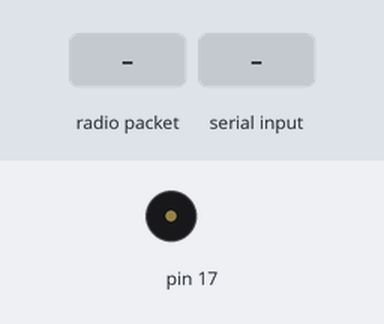
This sketch was run on a simulated Arduino Uno, built with avr-gcc and run on an emulated ATmega328P. Parts: buzzer (waves = sounding). The inputs (shaded band) are chosen by the test bench. No radio packets arrive unless stated; what the sketch prints to the serial monitor is not drawn.

Above: at 1.2 s.
1.3 s: radio packet "1" arrives
2.9 s: "1" received over Serial
Timing chart, 0 to 5.9 s (numbered marks = the images above; inputs shaded):
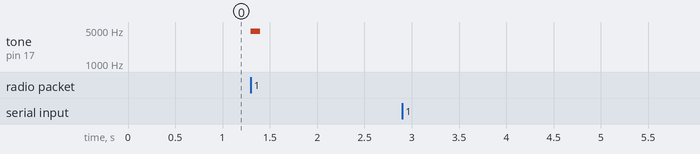

Measured:
- after the input at 1.3 s, tone on pin 17: silent → 4700 Hz at once, → silent 0.10 s later
- after the input at 2.9 s, every drawn part: stays the same

The sketch:

LoRa.ino
```cpp
#include <SPI.h>
#include <LoRa.h>

//define the pins used by the transceiver module
#define ss 5
#define rst 15
#define dio0 4
// sck 18
// mosi 23
// miso 18
int i = 3020;
int incomingByte = 0;
void setup() {
  //initialize Serial Monitor
  pinMode(17, OUTPUT);
  Serial.begin(115200);
  while (!Serial)
    ;
  Serial.println("LoRa Receiver");
  //setup LoRa transceiver module
  LoRa.setPins(ss, rst, dio0);

  //replace the LoRa.begin(---E-) argument with your location's frequency
  //433E6 for Asia
  //866E6 for Europe
  //915E6 for North America
  while (!LoRa.begin(915E6)) {
    Serial.println(".");
    delay(500);
  }
  // Change sync word (0xF3) to match the receiver
  // The sync word assures you don't get LoRa messages from other LoRa transceivers
  // ranges from 0-0xFF
  LoRa.setSyncWord(0xF3);
  Serial.println("LoRa Initializing OK!");
  LoRa.setTxPower(20);  // Supported values are 2 to 20
  // LoRa.setSpreadingFactor(12);      // Supported values are between 6 and 12
  // LoRa.setSignalBandwidth(10.4E3);  // Supported values are 7.8E3, 10.4E3, 15.6E3, 20.8E3, 31.25E3, 41.7E3, 62.5E3, 125E3, 250E3, and 500E3.
  // LoRa.setCodingRate4(8);                // Supported values are between 5 and 8, these correspond to coding rates of 4/5 and 4/8
  LoRa.setGain(6);  // Supported values are between 0 and 6
}

void loop() {
  // try to parse packet
  int packetSize = LoRa.parsePacket();
  if (packetSize) {
    // received a packet
    //Serial.print("Received packet '");

    // read packet
    while (LoRa.available()) {
      tone(17, 4700);  // Send sound signal...
      delay(100);      // ...for 1 sec
      noTone(17);      // Stop sound...
      String LoRaData = LoRa.readString();
      Serial.println(LoRaData);
    }
  }

  //send packet from Serial monitor
  if (Serial.available() > 0) {
    //read serial
    String kirim = Serial.readString();
    Serial.print("kirim: ");
    Serial.println(kirim);
    //send packet
    LoRa.beginPacket();
    LoRa.print(kirim);
    LoRa.endPacket();
  }
}
```
